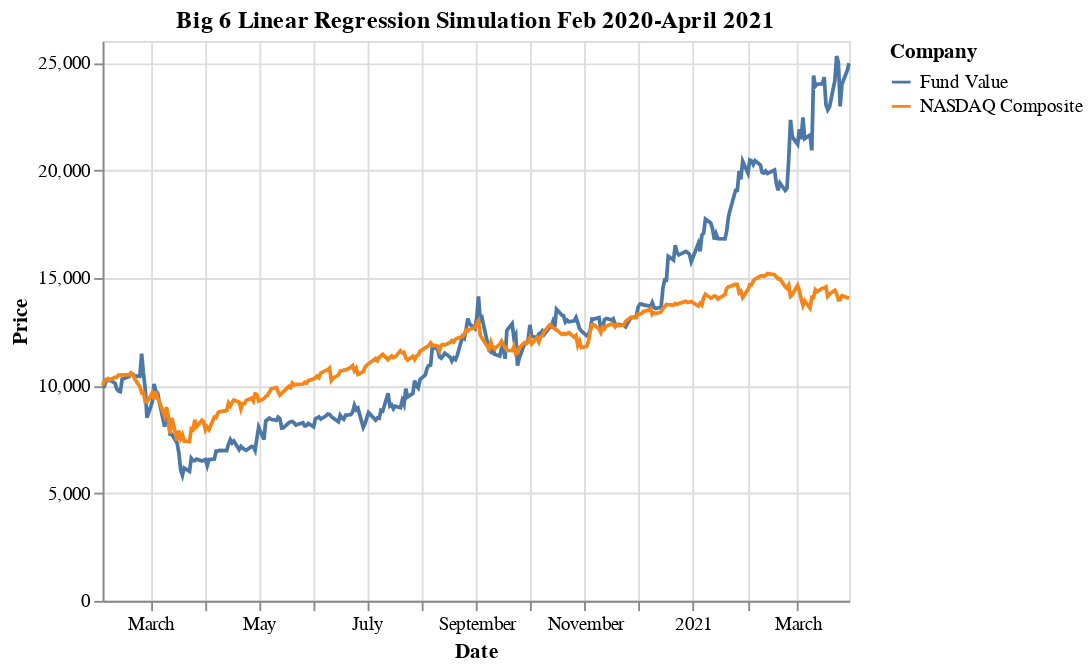

The cell this chart's notebook holds for it:
### Code cell
results_df = fund_df.merge(index_df, how='left', left_index=True, right_index=True)
results_df.drop(results_df.columns.difference(['Fund Value','Close']), 1, inplace=True)
results_df.rename(columns={'Close': 'NASDAQ Composite'}, inplace=True)
nas_open = results_df['NASDAQ Composite'][0]
results_df['NASDAQ Composite'] = results_df['NASDAQ Composite']*10000 / nas_open
results_df.reset_index(inplace=True)
print(results_df)
results_df = results_df.melt('Date', var_name='Company', value_name='Price')

# Plots Results
line_plot = alt.Chart(results_df).mark_line().encode(
    x = 'Date',
    y = 'Price',
    color = 'Company'
).properties(
    title='Big 6 Linear Regression Simulation Feb 2020-April 2021'
)
line_plot

### Figure 1 — Vega-Lite specification as saved in the notebook (floating-point values rounded to 4 significant figures; data arrays with more than 128 entries replaced by an {"elided": "..."} marker saying what was removed)
{"config": {"view": {"continuousWidth": 400, "continuousHeight": 300}}, "data": {"name": "data-5bcb7ba2acc59b659abe6f7c9bfc0e39"}, "mark": "line", "encoding": {"color": {"type": "nominal", "field": "Company"}, "x": {"type": "temporal", "field": "Date"}, "y": {"type": "quantitative", "field": "Price"}}, "title": "Big 6 Linear Regression Simulation Feb 2020-April 2021", "$schema": "https://vega.github.io/schema/vega-lite/v4.8.1.json", "datasets": {"data-5bcb7ba2acc59b659abe6f7c9bfc0e39": {"elided": "584 records"}}}
